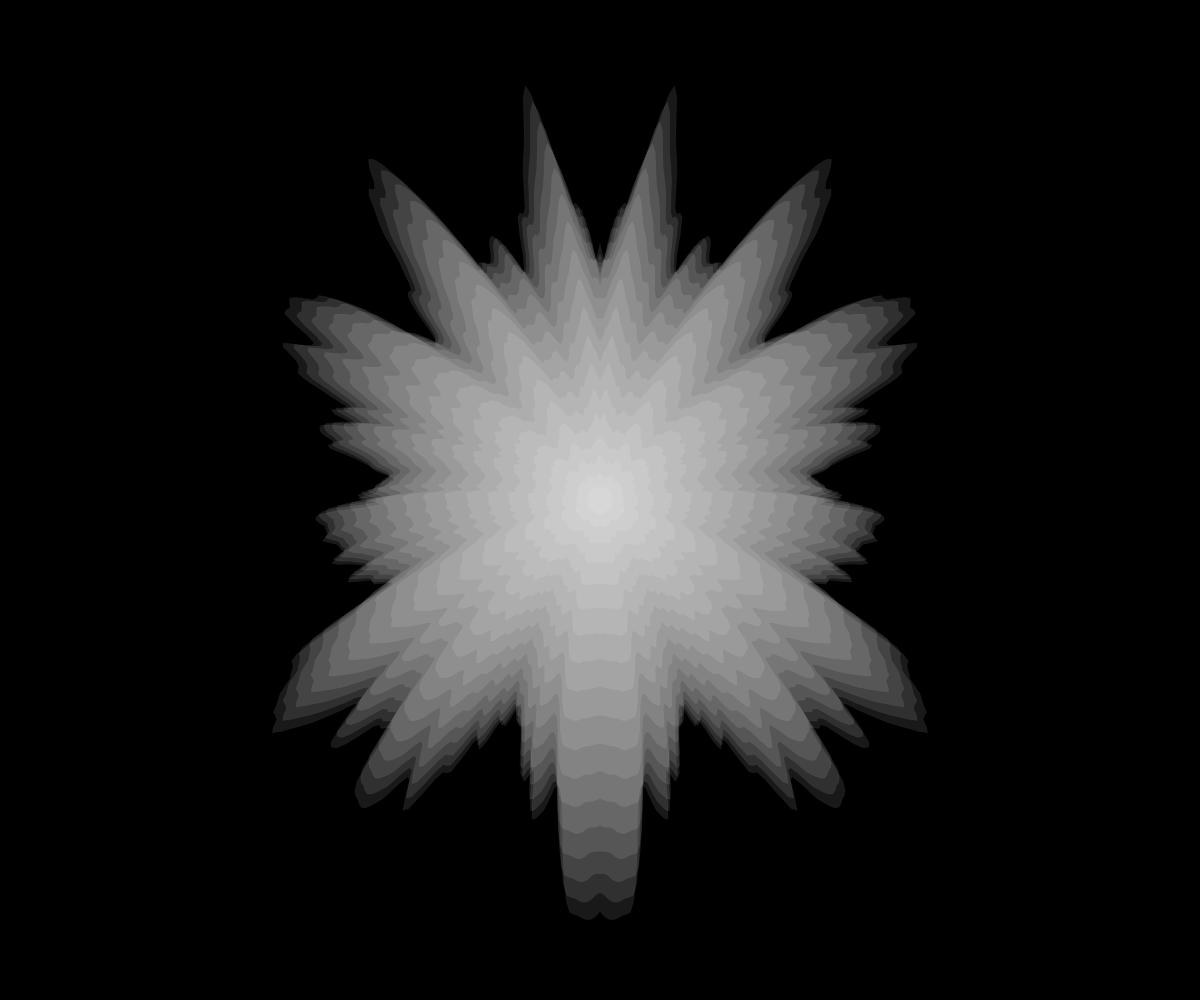
Frame 1 (no input)
Frame 2 (the mouse pressed at the canvas centre, redrawn once): identical to frame 1, image omitted

The p5.js sketch that drew this single still picture (run headless with seeded random() and noise() and a simulated clock; the mouse was pressed at the canvas centre and the sketch redrawn once):

// p5.js sketch
// ── sketch.js
var x, y, r, n, da, xOffSpeed;

function setup() {
    createCanvas(windowWidth, windowHeight);
    noLoop();
    // noStroke();
    fill(255, 25);
    strokeWeight(1);
    stroke(255, 10);
    da = PI / 300;
    xOffSpeed = 0.05;
}

function draw() {
    translate(width / 2, height / 2);
    background(0);
    var xOff = 0;
    for (var i = 0.1; i < 1; i += 0.05) {
        beginShape();
        for (var a = -PI / 2; a <= PI / 2; a += da) {
            n = noise(xOff);
            n = lerp(i, n, i);
            r = map(n, 0, 1, 50, 625);
            x = r * cos(a) * i;
            y = r * sin(a) * i;
            xOff += xOffSpeed;
            // ellipse(x, y, 10, 10);
            vertex(x, y);
        }
        for (var a = PI / 2; a <= 3 * PI / 2; a += da) {

            n = noise(xOff);
            n = lerp(i, n, i);
            r = map(n, 0, 1, 50, 625);
            x = r * cos(a) * i;
            y = r * sin(a) * i;
            xOff -= xOffSpeed;
            // ellipse(x, y, 10, 10);
            vertex(x, y);
        }
        endShape(CLOSE);
    }
}
